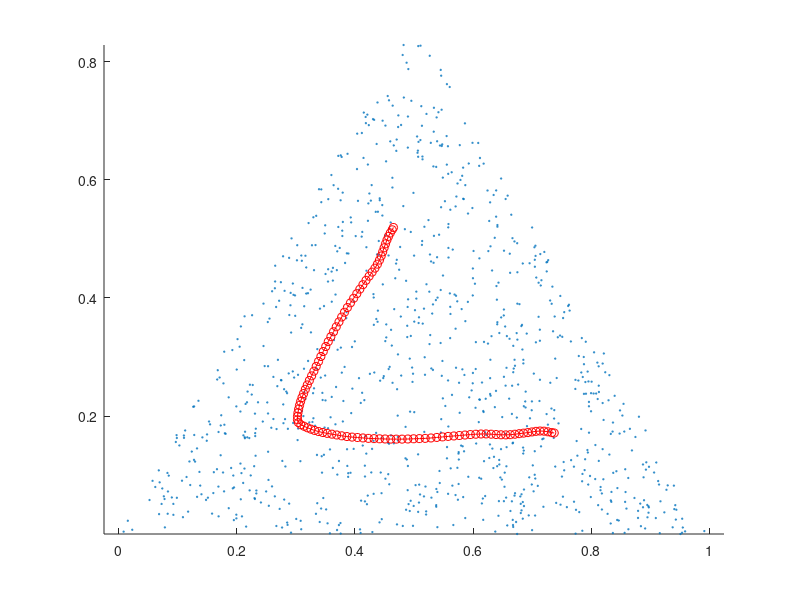

Reproduce this figure in MATLAB. (Note: a time limit stopped this script after it produced the figure.)
clear all
clc
clf

nRandomPoints = 1000;
nKohonenPoints = 100;

nOrderIts = 1e3;
nConvIts = 5e4;

initNbhWidth = 100;
initLearnRate = 0.1;
tau = 200;

convNbhWidth = 0.9;
convLearnRate = 0.01;

% Generate point cloud in triangle shape

leftLine = @(x) sqrt(3)*x;
rightLine = @(x) sqrt(3)*(1-x);

randomPoints = zeros(nRandomPoints,2);

for i = 1:nRandomPoints
    while randomPoints(i,2) > leftLine(randomPoints(i,1)) || randomPoints(i,2) > rightLine(randomPoints(i,1)) || isequal(randomPoints(i,:),[0,0])
        randomPoints(i,:) = rand(1,2);    % Generate new random coords
    end                             % until we get a pt below the two lines
end


% Initialize Kohonen network to vertical line at x = 0.5
%kohonenPoints = [linspace(0.5,0.5,nKohonenPoints)',linspace(0,sqrt(3/4),nKohonenPoints)'];
% Let's try just random positions instead - seems to work well
kohonenPoints = rand(nKohonenPoints,2);
kohonenPoints(:,2) = kohonenPoints(:,2) * sqrt(3/4);
%kohonenPoints = randomPoints(1:nKohonenPoints,:);

kohonenPointWeights  = zeros(nKohonenPoints,1); % Used to color points by neighbourhood function value, during debugging

% % Check initalization
% kohonenColors = zeros(nKohonenPoints,3);      % Linear coloring from start to end
% kohonenColors(:,1) = linspace(0,1,nKohonenPoints)';
% kohonenColors(:,3) = linspace(1,0,nKohonenPoints)';
% scatter(kohonenPoints(:,1),kohonenPoints(:,2),10,kohonenColors)

% Set functions for neighbourhood width and learning rate
nbhWidthFunc = @(t) initNbhWidth * exp(-t/tau);
learnRateFunc = @(t) initLearnRate * exp(-t/tau);

figure(1)
% Start ordering iterations
for iOrderIt = 1:nOrderIts
    % Select a random point from our sample
    iRandomPoint = floor(rand()*nRandomPoints) + 1;
    selectedPoint = randomPoints(iRandomPoint,:);
    
    % Find the closest Kohonen point
    smallestNorm = Inf;
    for iKohonenPoint = 1:nKohonenPoints
        currentNorm = norm(kohonenPoints(iKohonenPoint,:) - randomPoints(iRandomPoint,:));
        if currentNorm < smallestNorm
            smallestNorm = currentNorm;
            iSmallestNorm = iKohonenPoint;
        end
    end
    winningPos = kohonenPoints(iSmallestNorm,:);
        
    % Move the Kohonen points
    for iKohonenPoint = 1:nKohonenPoints
        currentPos = kohonenPoints(iKohonenPoint,:);
        
        nbhWidth = nbhWidthFunc(iOrderIt);
        nbhFunction = exp(-(iSmallestNorm-iKohonenPoint)^2 / (2*nbhWidth^2));
        
        kohonenPointWeights(iKohonenPoint) = nbhFunction;
        
        learnRate = learnRateFunc(iOrderIt);
        
        newPos = currentPos + learnRate*nbhFunction*(selectedPoint-currentPos);
        
        kohonenPoints(iKohonenPoint,:) = newPos;
    end
    

%     % Plotting to see progress, disable after debugging
%     scatter(randomPoints(:,1), randomPoints(:,2),1)
%     axis equal
%     hold on
%     plot(randomPoints(iRandomPoint,1),randomPoints(iRandomPoint,2),'or')
%     kohonenColors = zeros(nKohonenPoints,3);
%     kohonenColors(:,1) = kohonenPointWeights / max(kohonenPointWeights);
%     kohonenColors(:,3) = 1 - kohonenPointWeights / max(kohonenPointWeights);
%     scatter(kohonenPoints(:,1),kohonenPoints(:,2),10,kohonenColors)
%     text(0,0.2,num2str(iOrderIt));
%     hold off
%     %pause(0.0000001)
%     %pause

    
end     % End of ordering phase

% Plotting final result
scatter(randomPoints(:,1), randomPoints(:,2),1)
axis equal
hold on
plot(kohonenPoints(:,1),kohonenPoints(:,2),'-or')
hold off

saveas(gcf,'t1a.png','png')


figure(2)
% Start convergence iterations
for iConvIt = 1:nConvIts
    % Select a random point from our sample
    iRandomPoint = floor(rand()*nRandomPoints) + 1;
    selectedPoint = randomPoints(iRandomPoint,:);
    
    % Find the closest Kohonen point
    smallestNorm = Inf;
    for iKohonenPoint = 1:nKohonenPoints
        currentNorm = norm(kohonenPoints(iKohonenPoint,:) - randomPoints(iRandomPoint,:));
        if currentNorm < smallestNorm
            smallestNorm = currentNorm;
            iSmallestNorm = iKohonenPoint;
        end
    end
    winningPos = kohonenPoints(iSmallestNorm,:);
        
    % Move the Kohonen points
    for iKohonenPoint = 1:nKohonenPoints
        currentPos = kohonenPoints(iKohonenPoint,:);
        
        nbhFunction = exp(-(iSmallestNorm-iKohonenPoint)^2 / (2*convNbhWidth^2));
        
        newPos = currentPos + convLearnRate*nbhFunction*(selectedPoint-currentPos);
        
        kohonenPoints(iKohonenPoint,:) = newPos;
    end
    
%     % Plotting to see progress, disable after debugging
%     if mod(iConvIt,100)==0
%         scatter(randomPoints(:,1), randomPoints(:,2),1)
%         axis equal
%         hold on
%         plot(randomPoints(iRandomPoint,1),randomPoints(iRandomPoint,2),'or')
%         plot(kohonenPoints(:,1),kohonenPoints(:,2),'-or')
%         text(0,0.2,num2str(iConvIt));
%         hold off
%         pause(0.0000001)
%         %pause
%     end
    
end     % End of convergence phase


% Plot final result
scatter(randomPoints(:,1), randomPoints(:,2),1)
axis equal
hold on
plot(kohonenPoints(:,1),kohonenPoints(:,2),'-or')
hold off

saveas(gcf,'t1b.png','png')
